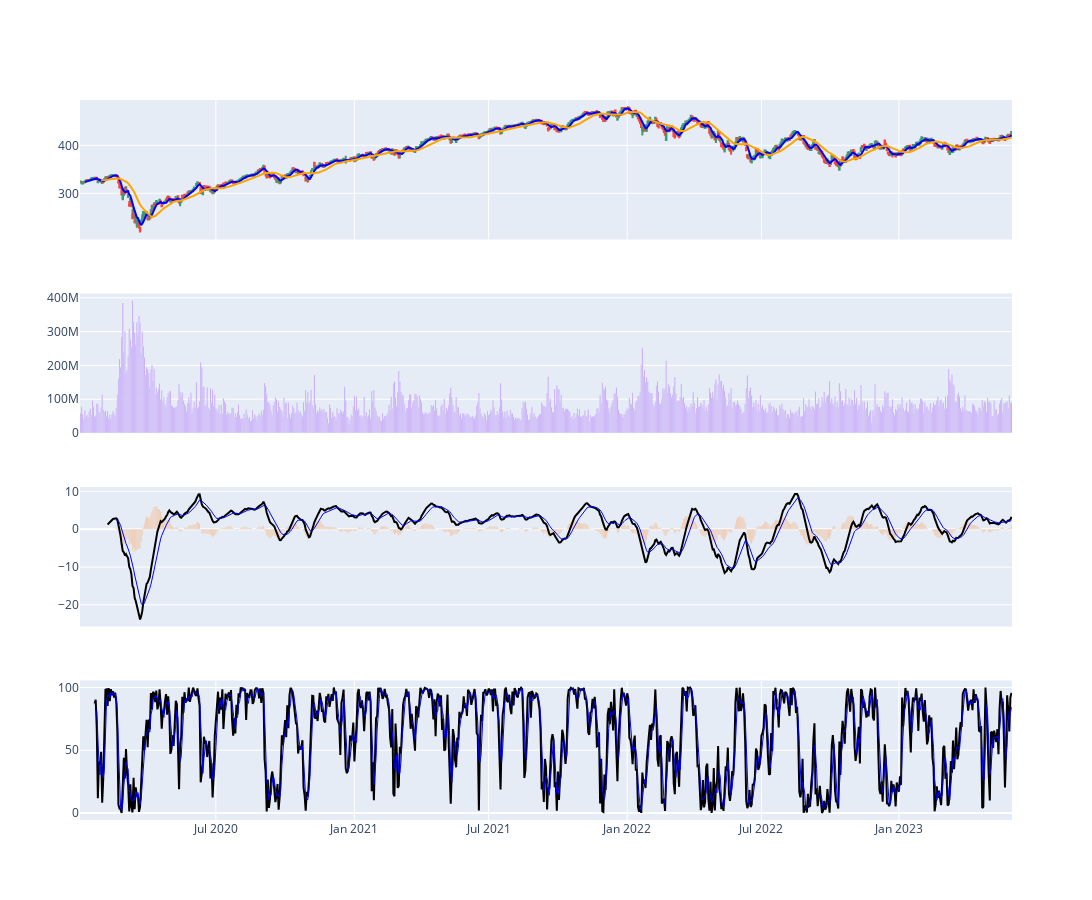

Notebook source saved alongside this figure:
### Code cell
# MACD
macd = MACD(close=df['Close'])

# stochastics 隨機 (KD指標)
stoch = StochasticOscillator(high=df['High'],
                             close=df['Close'],
                             low=df['Low'],
                             )

# 個帶有 4 個子圖的圖形
fig = make_subplots(rows=4, cols=1, shared_xaxes=True)

# Plot OHLC on 1st subplot (using the codes from before)
fig.add_trace(go.Candlestick(x=df.index,
                             open=df['Open'],
                             high=df['High'],
                             low=df['Low'],
                             close=df['Close'], 
                             showlegend=False))
# add moving average traces
fig.add_trace(go.Scatter(x=df.index, 
                         y=df['MA5'], 
                         line=dict(color='blue', width=2), 
                         name='MA 5'))
fig.add_trace(go.Scatter(x=df.index, 
                         y=df['MA20'], 
                         line=dict(color='orange', width=2), 
                         name='MA 20'))

# 在第二行繪製交易量
# Plot volume trace on 2nd row 
fig.add_trace(go.Bar(x=df.index, 
                     y=df['Volume']
                    ), row=2, col=1)

# 在第三行繪製 MACD 軌跡
# Plot MACD trace on 3rd row
fig.add_trace(go.Bar(x=df.index, 
                     y=macd.macd_diff()
                    ), row=3, col=1)
fig.add_trace(go.Scatter(x=df.index,
                         y=macd.macd(),
                         line=dict(color='black', width=2)
                        ), row=3, col=1)
fig.add_trace(go.Scatter(x=df.index,
                         y=macd.macd_signal(),
                         line=dict(color='blue', width=1)
                        ), row=3, col=1)

# 在第 4 行繪製隨機軌跡
# Plot stochastics trace on 4th row 
fig.add_trace(go.Scatter(x=df.index,
                         y=stoch.stoch(),
                         line=dict(color='black', width=2)
                        ), row=4, col=1)
fig.add_trace(go.Scatter(x=df.index,
                         y=stoch.stoch_signal(),
                         line=dict(color='blue', width=1)
                        ), row=4, col=1)

# update layout by changing the plot size, hiding legends & rangeslider, and removing gaps between dates
fig.update_layout(height=900, width=1200, 
                  showlegend=False, 
                  xaxis_rangeslider_visible=False,
                  xaxis_rangebreaks=[dict(values=dt_breaks)])

fig.show()

### Figure 1 — Plotly figure (JSON) as saved in the notebook; plotly's stock layout.template omitted (floating-point values rounded to 4 significant figures; data arrays with more than 128 entries replaced by an {"elided": "..."} marker saying what was removed)
{"data": [{"close": {"elided": "861 float values"}, "high": {"elided": "861 float values"}, "low": {"elided": "861 float values"}, "open": {"elided": "861 float values"}, "showlegend": false, "type": "candlestick", "x": {"elided": "861 str values"}}, {"line": {"color": "blue", "width": 2}, "name": "MA 5", "type": "scatter", "x": {"elided": "861 str values"}, "y": {"elided": "861 float values"}}, {"line": {"color": "orange", "width": 2}, "name": "MA 20", "type": "scatter", "x": {"elided": "861 str values"}, "y": {"elided": "861 float values"}}, {"type": "bar", "x": {"elided": "861 str values"}, "xaxis": "x2", "y": {"elided": "861 int values"}, "yaxis": "y2"}, {"type": "bar", "x": {"elided": "861 str values"}, "xaxis": "x3", "y": {"elided": "861 float values"}, "yaxis": "y3"}, {"line": {"color": "black", "width": 2}, "type": "scatter", "x": {"elided": "861 str values"}, "xaxis": "x3", "y": {"elided": "861 float values"}, "yaxis": "y3"}, {"line": {"color": "blue", "width": 1}, "type": "scatter", "x": {"elided": "861 str values"}, "xaxis": "x3", "y": {"elided": "861 float values"}, "yaxis": "y3"}, {"line": {"color": "black", "width": 2}, "type": "scatter", "x": {"elided": "861 str values"}, "xaxis": "x4", "y": {"elided": "861 float values"}, "yaxis": "y4"}, {"line": {"color": "blue", "width": 1}, "type": "scatter", "x": {"elided": "861 str values"}, "xaxis": "x4", "y": {"elided": "861 float values"}, "yaxis": "y4"}], "layout": {"height": 900, "showlegend": false, "width": 1200, "xaxis": {"anchor": "y", "domain": [0, 1], "matches": "x4", "rangebreaks": [{"values": {"elided": "387 str values"}}], "rangeslider": {"visible": false}, "showticklabels": false}, "xaxis2": {"anchor": "y2", "domain": [0, 1], "matches": "x4", "showticklabels": false}, "xaxis3": {"anchor": "y3", "domain": [0, 1], "matches": "x4", "showticklabels": false}, "xaxis4": {"anchor": "y4", "domain": [0, 1]}, "yaxis": {"anchor": "x", "domain": [0.8063, 1]}, "yaxis2": {"anchor": "x2", "domain": [0.5375, 0.7312]}, "yaxis3": {"anchor": "x3", "domain": [0.2687, 0.4625]}, "yaxis4": {"anchor": "x4", "domain": [0, 0.1938]}}}
